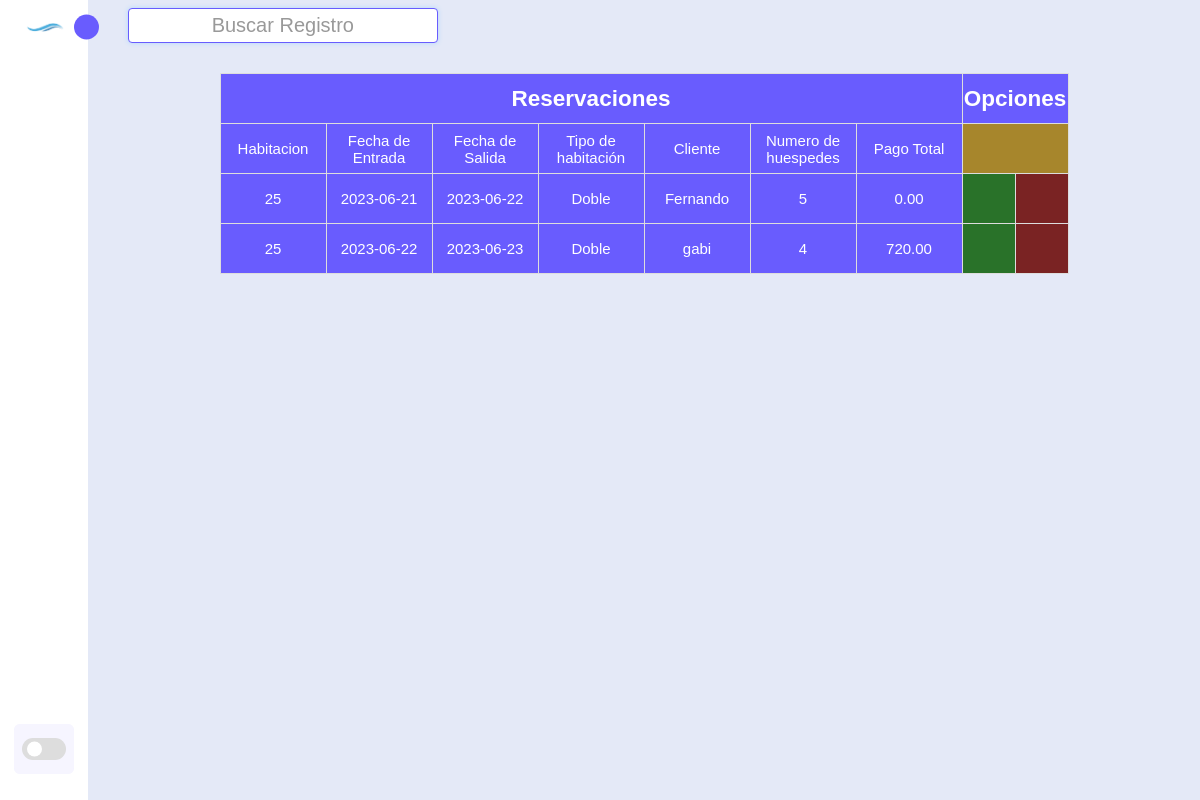
Page /reservaciones.php (signed in) on the committed database.
### tables this page shows
CREATE TABLE `reservaciones` (
  `id_reservacion` int(11) NOT NULL,
  `fecha_entrada` date NOT NULL,
  `fecha_salida` date NOT NULL,
  `id_habitacion` int(11) NOT NULL,
  `id_cliente` int(11) NOT NULL,
  `numero_huespedes` int(11) NOT NULL,
  `pago_total` decimal(8,2) NOT NULL
);

CREATE TABLE `habitaciones` (
  `id_habitacion` int(11) NOT NULL,
  `numero_habitacion` int(11) NOT NULL,
  `tipo_habitacion` varchar(20) NOT NULL,
  `precio_noche` decimal(8,2) NOT NULL,
  `disponible` tinyint(1) NOT NULL
);

CREATE TABLE `clientes` (
  `id_cliente` int(11) NOT NULL,
  `nombre` varchar(50) NOT NULL,
  `apellidop` varchar(50) NOT NULL,
  `apellidom` varchar(50) NOT NULL,
  `edad` int(11) NOT NULL,
  `direccion` varchar(100) NOT NULL,
  `telefono` varchar(20) NOT NULL,
  `correo_electronico` varchar(50) NOT NULL
);

### reservaciones.php (the view, shortened to what this page needs)
<?php
include("conexion.php");
    $row=$_SESSION['id_cargo'];
    if(isset($_SESSION['nombre'])&&isset($_SESSION['id_cargo'])){
?>
<!DOCTYPE html>
<html lang="en">
<head>
    <link rel="stylesheet" href="css/index.css">
    <link href="https://cdn.jsdelivr.net/npm/remixicon@3.2.0/fonts/remixicon.css" rel="stylesheet">
</head>
<body>
    <nav class="sidebar close">
        <header>
            <div class="image-text">
                <span class="image">
                    <img src="css/image/logo.png" alt icon="">
                </span>
            </div>
            <i class="ri-arrow-right-s-line toggle"></i>
        </header>
        <div class="menu-bar">
            <div class="menu">
                <ul class="menu-links">
                    <li class="nav-links">
                        <a href="index.php">
                        </a>
                    </li>
                    <li class="nav-links">
                        <a href="clientes.php">
                        </a>
                    </li>
                    <li class="nav-links">
                        <a href="reservaciones.php">
                        </a>
                    </li>
                    <li class="nav-links">
                        <a href="habitaciones.php">
                        </a>
                    </li>
                    <?php
                    if ($row['id_cargo'] == 1) {
                        echo '
                        <li class="nav-links">
                        <a href="usuarios.php">
                        <i class="ri-shield-user-fill icon"></i>
                        <span class="text nav-text">Usuarios</span>
                        </a>
                        </li>';
                    }
                    ?>
                    <li class="nav-links">
                        <a href="pagos.php">
                        </a>
                    </li>
                    <li class="nav-links">
                        <a href="manual.php">
                        </a>
                    </li>
                </ul>
            </div>
            <div class="bottom-content">
                <li class="">
                        <a href="salir.php" onclick="return confirmacion();">
                        </a>
                </li>
                <li class="mode">
                    <div class="toggle-switch">
                        <span class="switch"></span>
                    </div>
                </li>
            </div>
        </div>
    </nav>
    <section class="home">
        <div class="home-conten">
            <input class="bux" onkeyup="" type="text" name="buscar" id="buscar" placeholder="Buscar Registro">
    <table class="tabla" id="reservaciones" border="0">
        <tr>
            <th class="celda" colspan="7"> <h1>Reservaciones</h1> </th>
            <th class="celda" colspan="2"> <h1>Opciones</h1></th>
        </tr>
        <tr>
        <td class="celda">Habitacion</td>
        <td class="celda">Fecha de Entrada</td>
        <td class="celda">Fecha de Salida</td>
        <td class="celda">Tipo de habitación</td>
        <td class="celda">Cliente</td>
        <td class="celda">Numero de huespedes</td>
        <td class="celda">Pago Total</td>
        <td class="new" colspan="2"><a href="nueva_reservacion.php"><i class="ri-add-fill op"></i></a></td>
        </tr>
<?php foreach($conexion->query("SELECT r.*, h.numero_habitacion, h.tipo_habitacion, h.precio_noche, h.disponible, c.nombre, c.apellidop, c.apellidom, c.edad, c.direccion, c.telefono, c.correo_electronico
        FROM reservaciones r
        INNER JOIN habitaciones h ON r.id_habitacion = h.id_habitacion
        INNER JOIN clientes c ON r.id_cliente = c.id_cliente") as $row){?>
<tr>
        <td class="celda"> <?php echo $row['numero_habitacion'] ?> </td>
        <td class="celda"> <?php echo $row['fecha_entrada'] ?> </td>
        <td class="celda"> <?php echo $row['fecha_salida'] ?> </td>
        <td class="celda"> <?php echo $row['tipo_habitacion'] ?> </td>
        <td class="celda"> <?php echo $row['nombre'] ?> </td>
        <td class="celda"> <?php echo $row['numero_huespedes'] ?> </td>
        <td class="celda"> <?php echo $row['pago_total'] ?> </td>
        <td class="edit"><a href="editar_reservacion.php?id=<?php echo $row['id_reservacion']?>"><i class="ri-edit-fill op"></i></a></td>
        <td class="elim"><a href="elimina_reservacion.php?id=<?php echo $row['id_reservacion']?>" onclick="return elimina();"><i class="ri-delete-bin-4-fill op"></i></a></td>
</tr>
<?php }?>
    </table>
        </div>
    </section>
</body>
</html>
<?php
    }else {
        header("location:sesion.php");
    }
?>

### css/index.css (style rules this page uses)
* { font-family:Arial, Helvetica, sans-serif; margin: 0; padding: 0; box-sizing: border-box; }
:root { --body-color: #e4e9f7; --sidebar-color: #fff; --primary-color: #695cfe; --primary-color-light: #f6f5ff; --togle-color: #ddd; --text-color: #707070; --icon-actua: #ffffff; --icon-alimi: #695cfe; --tran-02: all 0.2s ease; --tran-03: all 0.3s ease; --tran-04: all 0.4s ease; --tran-05: all 0.4s ease; }
body { height: 100vh; background: var(--body-color); transition: var(--tran-05); }
.sidebar { position: fixed; text-decoration: none; top: 0; left: 0; height: 100%; width: 250px; padding: 10px 14px; z-index: 100; background: var(--sidebar-color); transition: var(--tran-05); }
.sidebar.close { width: 88px; }
.sidebar .menu-bar { height: calc(100% - 50px); display: flex; flex-direction: column; justify-content: space-between; }
.sidebar .image { min-width: 60px; display: flex; align-items: center; justify-content: center; }
.sidebar li { height: 50px; margin-top: 10px; list-style: none; display: flex; align-items: center; }
.sidebar header { position: relative; }
.sidebar header i.toggle { text-decoration: none; cursor:pointer; }
.sidebar .image-text img { width: 40px; border-radius: 6px; }
.sidebar header .image-text { display: flex; align-items: center; }
.sidebar header .toggle { position: absolute; top: 50%; right: -25px; transform: translateY(-50%) rotate(180deg); height: 25px; width: 25px; background: var(--primary-color); display: flex; align-items: center; justify-content: center; border-radius: 50%; color: var(--sidebar-color); font-size: 22px; transition: var(--tran-03); }
.sidebar.close header .toggle { transform: translateY(-50%); }
.sidebar .menu { margin-top: 0px; }
.sidebar li a { height: 100%; width: 100%; display: flex; align-items: center; text-decoration: none; border-radius: 6px; transition: var(--tran-04); }
.menu-bar .mode { position: relative; border-radius: 6px; background: var(--primary-color-light); transition: var(--tran-05); }
.menu-bar .mode .toggle-switch { position: absolute; display: flex; right: 0; align-items: center; justify-content: center; height: 100%; min-width: 60px; cursor: pointer; border-radius: 6px; background: var(--primary-color-light); transition: var(--tran-05); }
.toggle-switch .switch { position: relative; height: 22px; width: 44px; border-radius: 25px; background: var(--togle-color); }
.switch::before { content: ''; position: absolute; height: 15px; width: 15px; border-radius: 50%; top: 50%; left: 5px; transform: translateY(-50%); background: var(--sidebar-color); transition: var(--tran-03); }
.home { position: relative; left: 250px; height: 100vh; width: calc(100% - 250px); background: var(--body-color); transition: var(--tran-05); }
.home .home-conten { justify-content: center; font-size: 15px; font-weight: 500; padding: 8px 40px; color: var(--text-color); }
.sidebar.close ~ .home { left: 88px; width: calc(100% - 88px); }
.bux { text-align: center; width: 30%; height: 35px; padding: 10px; margin-bottom: 30px; border: 1px solid var(--primary-color); border-radius: 4px; font-size: 20px; outline: none; box-shadow: 0 0 5px #b3d7ff; }
.bux::placeholder { color: #999999; }
.home .home-conten .tabla { border-collapse: collapse; margin: auto; text-align: center; align-items: center; }
.home .home-conten .tabla .celda { border: 1px solid var(--togle-color); width: 106px; height: 50px; background-color: var(--primary-color); color:#fff; cursor: default; }
.home .home-conten td.edit { border: 1px solid var(--togle-color); background-color: #297229; width: 50px; height: 50px; }
.home .home-conten td.elim { border: 1px solid var(--togle-color); background-color: #7a2323; width: 50px; height: 50px; }
.home .home-conten td.new { border: 1px solid var(--togle-color); background-color: #a7862c; }

### rows in the picture
reservaciones: id_habitacion.numero_habitacion "25", fecha_entrada "2023-06-21", fecha_salida "2023-06-22", id_habitacion.tipo_habitacion "Doble", id_cliente.nombre "Fernando", numero_huespedes "5", pago_total "0.00"
reservaciones: id_habitacion.numero_habitacion "25", fecha_entrada "2023-06-22", fecha_salida "2023-06-23", id_habitacion.tipo_habitacion "Doble", id_cliente.nombre "gabi", numero_huespedes "4", pago_total "720.00"
